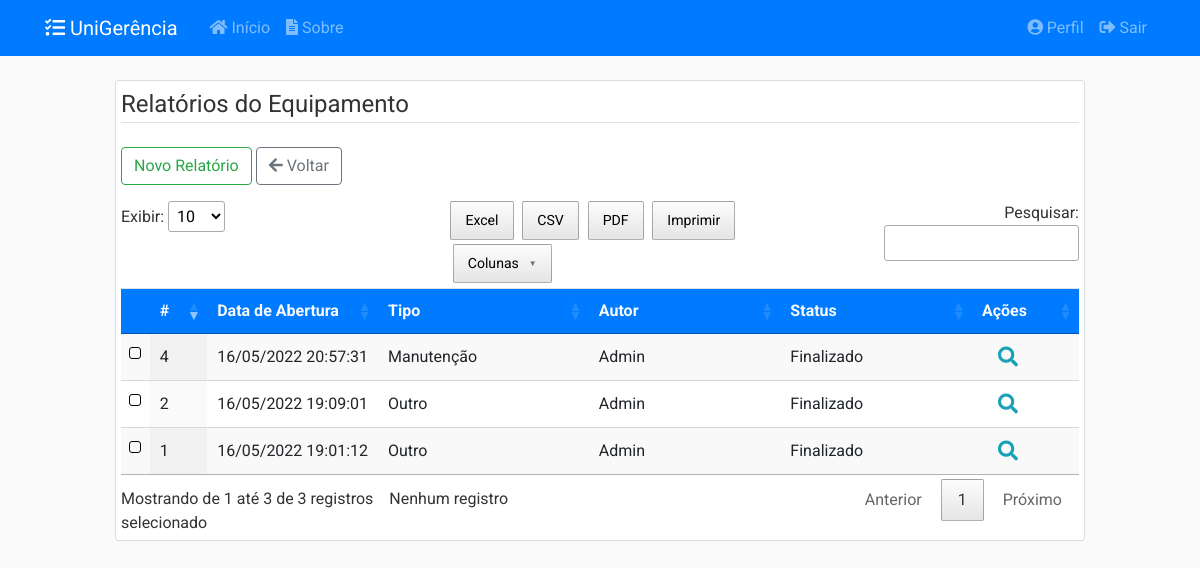
The app's page /equipamentos/1/relatorios (signed in) with its own data.
### app/models/relatorios.py (models this page shows, shortened)
class Relatorio(db.Model):
    __tablename__ = 'relatorios'
    __table_args__ = {'extend_existing': True}
    id = db.Column(db.Integer, primary_key=True)
    tipo_relatorio = db.Column(db.Enum(TipoRelatorio))
    conteudo = db.Column(db.Text, nullable=False)
    manutencao = db.Column(db.Boolean, nullable=False, default=False)
    detalhes = db.Column(db.Text, nullable=False)
    status = db.Column(db.Enum(Status), server_default='ABERTO')
    data_abertura = db.Column(db.DateTime, nullable=False,
                              default=datetime.now().astimezone(fuso_horario))
    data_atualizacao = db.Column(db.DateTime, nullable=True)
    data_finalizacao = db.Column(db.DateTime, nullable=True)
    ativo = db.Column(db.Boolean, nullable=False, default=True)
    usuario_id = db.Column(db.Integer, db.ForeignKey('usuarios.id'),
                           nullable=False)
    tipo = db.Column(db.String(50)) # discriminador
    __mapper_args__ = {
        'polymorphic_identity': 'RELATORIO',
        'polymorphic_on': tipo
    }

class RelatorioEquipamento(Relatorio):
    __tablename__ = 'relatorios_equipamento'
    id = db.Column(db.Integer, db.ForeignKey('relatorios.id'), primary_key=True)
    defeito = db.Column(db.Boolean, nullable=False, default=False)
    equipamento_id = db.Column(db.Integer, db.ForeignKey('equipamentos.id'),
                           nullable=True)
    equipamento = db.relationship('Equipamento', back_populates='relatorios')
    __mapper_args__ = {
        'polymorphic_identity': 'EQUIPAMENTO'
    }
    def recuperar_tudo_eqp(equipamento):
        return RelatorioEquipamento.query.filter_by(
            equipamento_id=equipamento.id).filter_by(ativo=True).all()

class Relatorio(db.Model):
    __tablename__ = 'relatorios'
    __table_args__ = {'extend_existing': True}
    id = db.Column(db.Integer, primary_key=True)
    tipo_relatorio = db.Column(db.Enum(TipoRelatorio))
    conteudo = db.Column(db.Text, nullable=False)
    manutencao = db.Column(db.Boolean, nullable=False, default=False)
    detalhes = db.Column(db.Text, nullable=False)
    status = db.Column(db.Enum(Status), server_default='ABERTO')
    data_abertura = db.Column(db.DateTime, nullable=False,
                              default=datetime.now().astimezone(fuso_horario))
    data_atualizacao = db.Column(db.DateTime, nullable=True)
    data_finalizacao = db.Column(db.DateTime, nullable=True)
    ativo = db.Column(db.Boolean, nullable=False, default=True)
    usuario_id = db.Column(db.Integer, db.ForeignKey('usuarios.id'),
                           nullable=False)
    tipo = db.Column(db.String(50)) # discriminador
    __mapper_args__ = {
        'polymorphic_identity': 'RELATORIO',
        'polymorphic_on': tipo
    }

### app/models/usuarios.py (models this page shows, shortened)
class Usuario(db.Model, UserMixin):
    __tablename__ = 'usuarios'
    __table_args__ = {'extend_existing': True}
    id = db.Column(db.Integer, primary_key=True)
    nome = db.Column(db.String(100), nullable=False)
    identificacao = db.Column(db.String(20), unique=True, nullable=False)
    email = db.Column(db.String(100), unique=True, nullable=False)
    senha = db.Column(db.String(60), nullable=False)
    data_cadastro = db.Column(db.DateTime, nullable=False,
                              default=datetime.now().astimezone(fuso_horario))
    data_atualizacao = db.Column(db.DateTime, nullable=True)
    tipo = db.Column(db.Enum(TipoUsuario), nullable=False)
    ativo = db.Column(db.Boolean, nullable=False, default=True)
    imagem_perfil = db.Column(db.String(20), nullable=False,
                              default='default.jpg')
    posts = db.relationship('Post', backref='autor',
                            foreign_keys='Post.usuario_id', lazy=True)
    recipiente = db.relationship('Post', backref='destinatario',
                                 foreign_keys='Post.destinatario_id', lazy=True)
    solicitacoes = db.relationship('Solicitacao', backref='autor', lazy=True)
    relatorios = db.relationship('Relatorio', backref='autor', lazy=True)
    def verificar_admin(self):
        if self.tipo.name == 'ADMIN':
            return True
        else:
            return False

### app/controllers/equipamentos.py (the view)
@equipamentos.route("/<int:eqp_id>/relatorios", methods=['GET', 'POST'])
@login_required
@admin_required
def relatorios(eqp_id):
    equipamento = Equipamento.recuperar_id(eqp_id)
    relatorios = RelatorioEquipamento.recuperar_tudo_eqp(equipamento)
    return render_template('equipamentos/relatorios.html',
                           title='Relatórios do Equipamento',
                           legend='Relatórios do Equipamento',
                           relatorios=relatorios, eqp_id=eqp_id)

### app/models/equipamentos.py (called while the page is built)
    def recuperar_id(eqp_id):
        return Equipamento.query.filter_by(id=eqp_id).filter_by(ativo=True).first_or_404()

### app/models/usuarios.py (called while the page is built)
@login_manager.user_loader
def load_user(user_id):
    return Usuario.query.get(int(user_id))

def admin_required(f):
    @wraps(f)
    def wrap(*args, **kwargs):
        if Usuario.verificar_admin(current_user):
            return f(*args, **kwargs)
        else:
            flash('Você não tem autorização para acessar esta página.', 'danger')
        return redirect(url_for('principal.inicio'))
    return wrap

### app/templates/equipamentos/relatorios.html
{% extends "layout.html" %}
{% block inicio %}
<div class="content-section">
    <form method="POST" action="">
        <fieldset class="form-group">
            <legend class="border-bottom mb-2">Relatórios do Equipamento</legend>
        </fieldset>
        <div class="form-group mb-3">
            <a class="btn btn-outline-success" href="{{ url_for('equipamentos.novo_relatorio', eqp_id=eqp_id) }}">Novo Relatório</a>
            <a class="btn btn-outline-secondary" href="{{ url_for('principal.inicio', tab=3) }}"><i class="fas fa-arrow-left"></i> Voltar</a>
        </div>
    </form>
    {% include 'equipamentos/tabela/relatorios.html' %}
</div>
{% endblock inicio %}

### app/templates/equipamentos/tabela/relatorios.html (shortened to what this page needs)
<table id="table-relatorios-eqp" class="table display dt-responsive nowrap table-hover table-responsive-md" style="width:100%;height:100%">
    <thead>
    <tr class="bg-primary text-light">
        <th class="align-middle"></th>
        <th class="align-middle">#</th>
        <th class="align-middle">Data de Abertura</th>
        <th class="align-middle">Tipo</th>
        <th class="align-middle">Autor</th>
        <th class="align-middle">Status</th>
        <th class="align-middle">Ações</th>
    </tr>
    </thead>
    <tbody>
        {% for relatorio in relatorios %}
        <tr>
            <td class="align-middle"></td>
            <td class="align-middle">{{ relatorio.id }}</td>
            <td class="align-middle">{{ relatorio.data_abertura.strftime('%d/%m/%Y %H:%M:%S') }}</td>
            <td class="align-middle">{{ relatorio.tipo_relatorio.value }}</td>
            <td class="align-middle">{{ relatorio.autor.nome }}</td>
            <td class="align-middle">{{ relatorio.status.value }}</td>
            <td class="align-middle">
                <a class="btn-lg btn-outline-info" href="#" data-toggle="modal" data-target="#visualizarRelatorio{{ relatorio.id }}"><i class="fas fa-search"></i></a>
            </td>
        </tr>
        {% endfor %}
    </tbody>
</table>

### app/static/css/main.css (style rules this page uses)
body { background: #fafafad5; color: #333333; margin-top: 5rem; font-family: 'Roboto' !important; }
html { scroll-behavior: smooth; }
.content-section { background: #ffffff; padding: 5px 5px; border: 1px solid #dddddd; border-radius: 3px; margin-bottom: 20px; }

### records on screen
RelatorioEquipamento: id "1", data_abertura "16/05/2022 19:01:12", tipo_relatorio.value "Outro", autor.nome "Admin", status.value "Finalizado"
RelatorioEquipamento: id "2", data_abertura "16/05/2022 19:09:01", tipo_relatorio.value "Outro", autor.nome "Admin", status.value "Finalizado"
RelatorioEquipamento: id "4", data_abertura "16/05/2022 20:57:31", tipo_relatorio.value "Manutenção", autor.nome "Admin", status.value "Finalizado"
